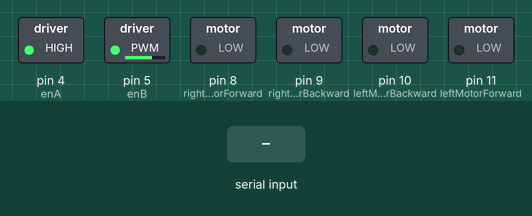
Bench run of a sketch on a simulated Arduino Uno, built with avr-gcc and run on an emulated ATmega328P. Shown: switched loads named in the sketch (green lamp = pin HIGH). The inputs (shaded band) are chosen by the test bench.

Above: at 1.3 s.
1.4 s: "F" received over the second serial link
At 2.6 s:
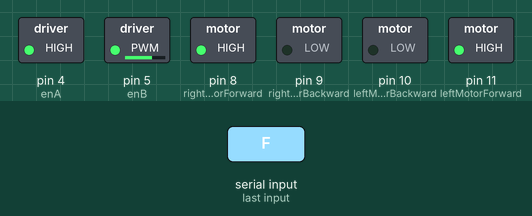
2.9 s: "B" received over the second serial link
At 3.8 s:
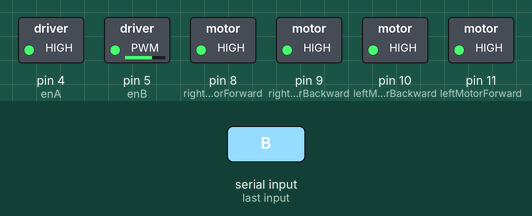
4.4 s: "1" received over the second serial link
At 4.9 s:
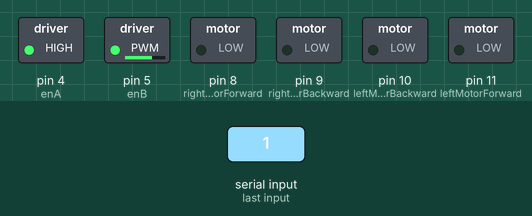
5.9 s: "L" received over the second serial link
At 7.1 s:
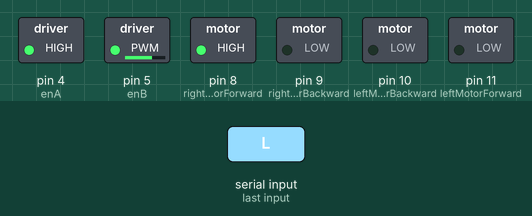
7.4 s: "B" received over the second serial link
At 8.4 s:
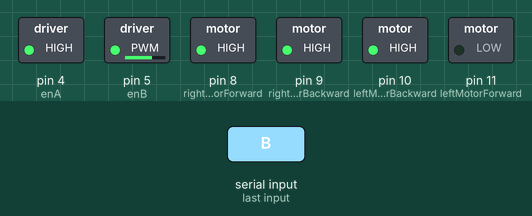
8.9 s: "R" received over the second serial link
At 9.6 s:
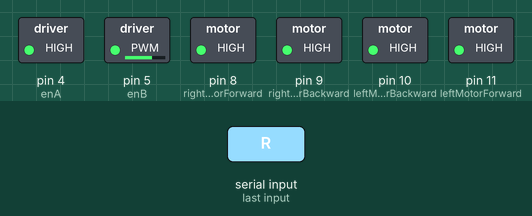
Timing chart, 0 to 11.4 s (numbered marks = the images above; inputs shaded):
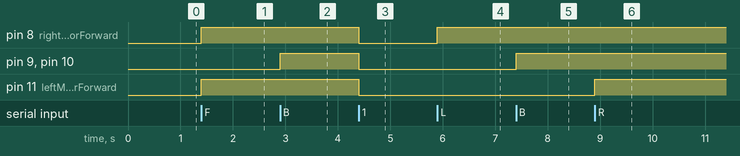

The sketch:

arduinoCode2.ino
```cpp
#include <SoftwareSerial.h> //biblo qui permet de communiquer avec le bluetooth via une communication serie

int bluetoothTx = 3;
int bluetoothRx = 2;
SoftwareSerial bluetooth(bluetoothTx, bluetoothRx);//creation d une instance de la classe softwareserial

char cmd;// variable pour stocker la commande Bluetooth reçue

//les pins de L298N
const int rightMotorForward = 8;
const int rightMotorBackward = 9;
int enA = 4;// controle de la vitesse du rightmotor

const int leftMotorForward = 11;
const int leftMotorBackward = 10;
int enB = 5;// controle de la vitesse du leftmotor

void setup() {
   bluetooth.begin(115200);// Initialisation de la communication série avec le module Bluetooth à 115200 bauds
  bluetooth.print("$$$"); // Envoi de la séquence de commandes spéciales au module Bluetooth
  delay(100);
  bluetooth.println("U,9600,N");// Configuration du module Bluetooth avec une vitesse de 9600 bauds
  bluetooth.begin(9600); // Réinitialisation de la communication série avec le module Bluetooth à 9600 bauds
  analogWrite(enA, 170);// Configuration de la vitesse du moteur droit
	analogWrite(enB, 170);// Configuration de la vitesse du moteur gauche
  pinMode(leftMotorForward,OUTPUT);
  pinMode(leftMotorBackward,OUTPUT);
  pinMode(rightMotorForward,OUTPUT);
  pinMode(rightMotorBackward,OUTPUT);
}

void loop() {
  if(bluetooth.available()){
    cmd = bluetooth.read(); // Lecture de la commande Bluetooth
  }

  if(cmd == 'F'){
    // Mouvement en avant
    Serial.print(cmd);
    digitalWrite(leftMotorForward,HIGH);
    digitalWrite(rightMotorForward,HIGH);
  }

  else if(cmd == 'B'){
    // Mouvement en arrière
    digitalWrite(leftMotorBackward,HIGH);
    digitalWrite(rightMotorBackward,HIGH);
  }

  else if(cmd == 'L'){
    // Virage à gauche
    digitalWrite(rightMotorForward,HIGH);
  }

  else if(cmd == 'R'){
    // Virage à droite
    digitalWrite(leftMotorForward,HIGH);
  }

  else{ // Arrêt (tous les moteurs s'arrêtent)
    digitalWrite(leftMotorForward,LOW);
    digitalWrite(leftMotorBackward,LOW);
    digitalWrite(rightMotorForward,LOW);
    digitalWrite(rightMotorBackward,LOW);
  }
}
```

Measured:
- after the input at 1.4 s, pin 8 (rightMotorForward), pin 11 (leftMotorForward): LOW → HIGH at once
- after the input at 2.9 s, pin 9 (rightMotorBackward), pin 10 (leftMotorBackward): LOW → HIGH at once
- after the input at 4.4 s, pin 8 (rightMotorForward), pin 9 (rightMotorBackward), pin 10 (leftMotorBackward), pin 11 (leftMotorForward): HIGH → LOW at once
- after the input at 5.9 s, pin 8 (rightMotorForward): LOW → HIGH at once
- after the input at 7.4 s, pin 9 (rightMotorBackward), pin 10 (leftMotorBackward): LOW → HIGH at once
- after the input at 8.9 s, pin 11 (leftMotorForward): LOW → HIGH at once
